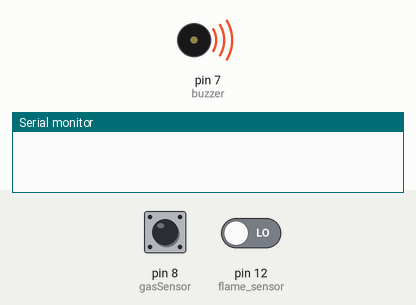
Bench run of a sketch on a simulated Arduino Uno, built with avr-gcc and run on an emulated ATmega328P. Parts: buzzer (waves = sounding, pin HIGH), the last lines printed to the serial monitor. The test bench sets the inputs (shaded band); at power-on: pin 12 (flame_sensor) LOW, pin 8 (gasSensor) HIGH.

Above: at 1.2 s.
1.3 s: pin 12 (flame_sensor) driven HIGH
At 2.1 s:
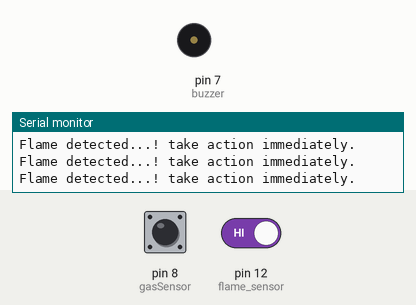
2.8 s: pin 8 (gasSensor) driven LOW
At 2.96 s:
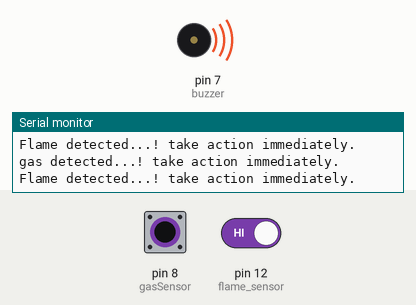
5.8 s: pin 8 (gasSensor) driven HIGH
At 7.1 s:
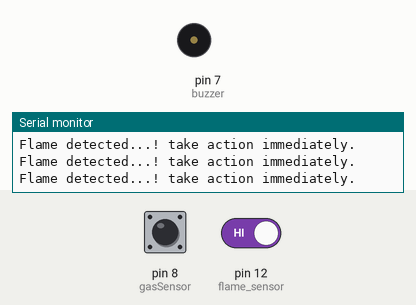
8.8 s: pin 12 (flame_sensor) driven LOW
At 9.3 s:
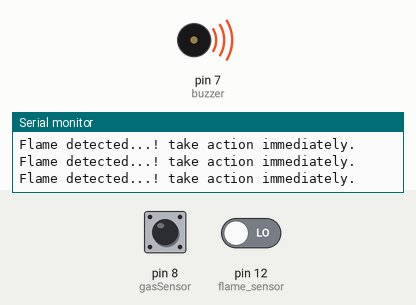
10.3 s: pin 8 (gasSensor) driven LOW and pin 12 (flame_sensor) driven HIGH
At 10.47 s:
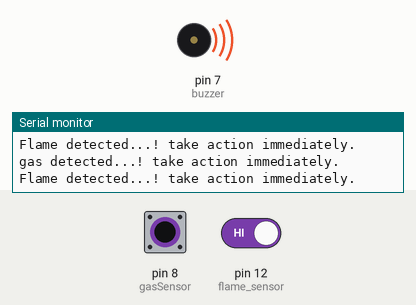
13.3 s: pin 8 (gasSensor) pulsed HIGH 2 times (0.12 s each, 0.3 s apart)
Timing chart, 0 to 17.9 s (numbered marks = the images above; inputs shaded):
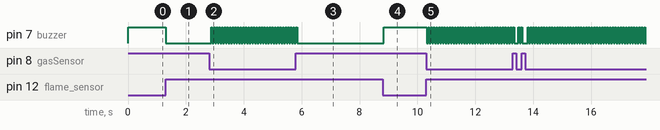

Measured:
- after the input at 1.3 s, pin 7 (buzzer): HIGH → LOW at once
- after the input at 2.8 s, pin 7 (buzzer): alternates HIGH for 0.05 s and LOW for 0.04 s, starting after 0.07 s
- after the input at 5.8 s, pin 7 (buzzer): goes on until 5.8 s, then stays LOW
- after the input at 8.8 s, pin 7 (buzzer): LOW → HIGH at once
- after the input at 10.3 s, pin 7 (buzzer): alternates HIGH for 0.05 s and LOW for 0.04 s, starting at once

The sketch:

Fire_and_gas_detection_code.ino
```cpp
int buzzer = 7;

int flame_sensor = 12;
int flame_detected;

int gas;
int gasSensor=8;
void setup()

{

  Serial.begin(9600);

  pinMode(buzzer, OUTPUT);
  pinMode(gasSensor,INPUT);

  pinMode(flame_sensor, INPUT);

}


void loop()

{

  flame_detected = digitalRead(flame_sensor);
  gas=digitalRead(gasSensor);

  if (gas==0)

  {
    Serial.println("gas detected...! take action immediately.");
    digitalWrite(buzzer, HIGH);
  }
   if (flame_detected==1 )
  {
    Serial.println("Flame detected...! take action immediately.");
    digitalWrite(buzzer, LOW);
  }
else
  {

    digitalWrite(buzzer, HIGH);
  }


}
```
